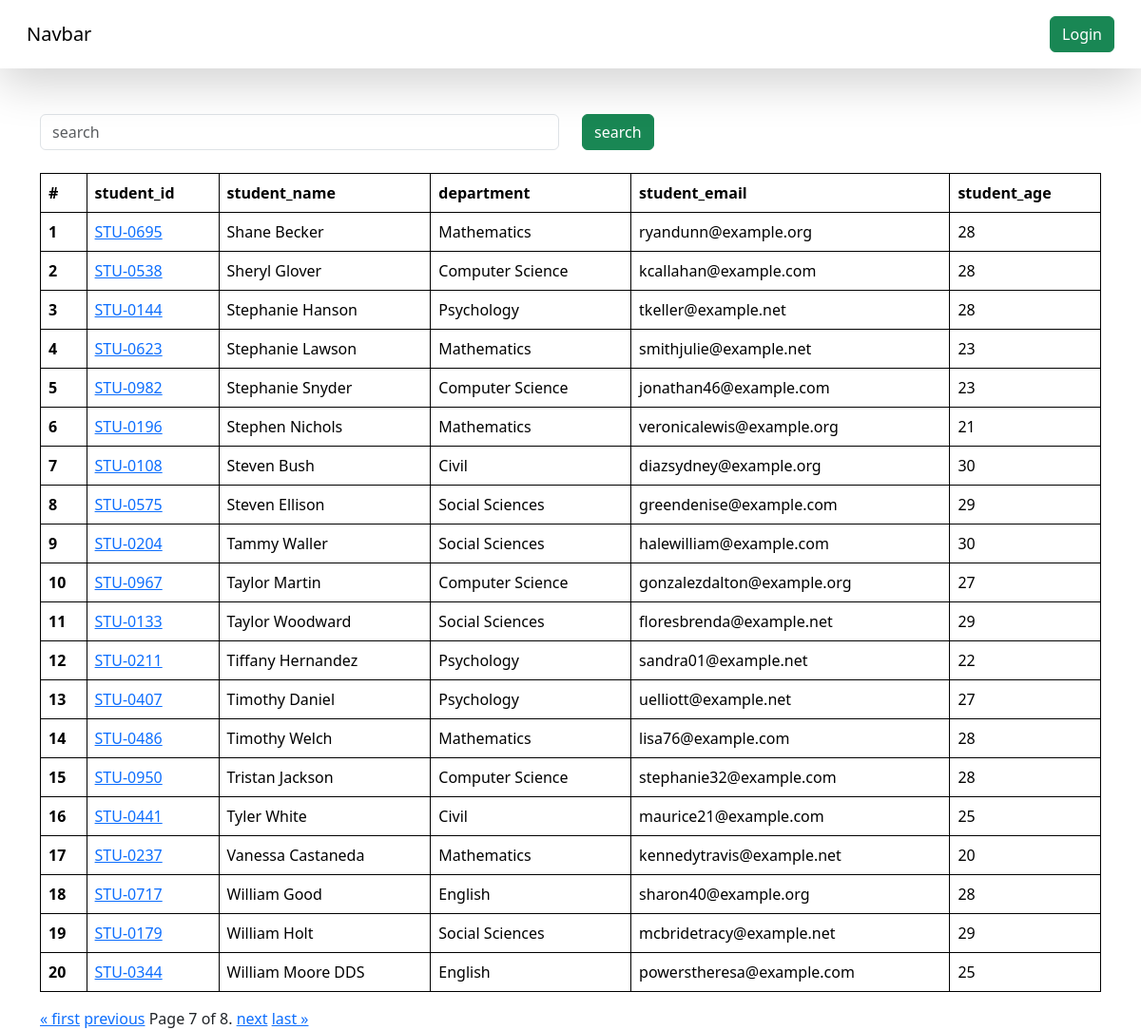
Screenshot of /students/?page=7 with the database file from the repository.
### vege/models.py (models this page shows, shortened)
class Student(models.Model):
    department = models.ForeignKey(Department, related_name='depart', on_delete=models.CASCADE)
    student_id = models.OneToOneField(StudentID, related_name='studentid', on_delete=models.CASCADE)
    student_name = models.CharField(max_length=100)
    student_email = models.EmailField(unique=True)
    student_age = models.IntegerField(default=18)
    student_address = models.TextField()
    is_deleted = models.BooleanField(default=False)
    objects = StudentManager()
    admin_objects = models.Manager()
    def __str__(self) -> str:
        return self.student_name
    class Meta:
        ordering = ['student_name']
        verbose_name = 'student'

class StudentID(models.Model):
    student_id = models.CharField(max_length=100)
    def __str__(self) -> str:
        return self.student_id

class Department(models.Model):
    department = models.CharField(max_length=100)
    class Meta:
        ordering = ['department']

### vege/views.py (the view, shortened to what this page needs)
# urls.py: path('students/', get_students , name="get_students"),
def get_students(request):
    queryset = Student.objects.all()
    paginator = Paginator(queryset, 20)
    page_number = request.GET.get("page", 1)
    page_obj = paginator.get_page(page_number)
    print(page_obj.object_list)
    return render(request, 'report/students.html', {'queryset':page_obj})

### vege/models.py (called while the page is built)
    def get_queryset(self):
        return super().get_queryset().filter(is_deleted = False)

### vege/templates/report/students.html
{% extends "base.html" %}
{% block start %}
<div class="container mt-5">
  <form class="mb-4">
  <div class="row">
    <div class="col-md-6">
      <input class="form-control" name="search" placeholder="search">
    </div>
    <div class="col-md-6">
      <button class="btn btn-success">search</button>
    </div>
  </div>
</form>
    <table class="table striped">
        <thead>
          <tr>
            <th scope="col">#</th>
            <th scope="col">student_id</th>
            <th scope="col">student_name</th>
            <th scope="col">department</th>
            <th scope="col">student_email</th>
            <th scope="col">student_age</th>
          </tr>
        </thead>
        <tbody>
          {% for student in queryset %}
          <tr>
            <th scope="row">{{forloop.counter}}</th>
            <td>
              <a href="{% url 'see_marks' student.student_id %}">
              {{student.student_id}}
            </a>
            </td>
            <td>{{student.student_name}}</td>
            <td>{{student.department.department}}</td>
            <td>{{student.student_email}}</td>
            <td>{{student.student_age}}</td>
          </tr>
          {% endfor %}
        </tbody>
    </table>
    <div class="pagination">
      <span class="step-links">
          {% if queryset.has_previous %}
              <a href="?page=1">&laquo; first</a>
              <a href="?page={{ queryset.previous_page_number }}">previous</a>
          {% endif %}
          <span class="current">
              Page {{ queryset.number }} of {{ queryset.paginator.num_pages }}.
          </span>
          {% if queryset.has_next %}
              <a href="?page={{ queryset.next_page_number }}">next</a>
              <a href="?page={{ queryset.paginator.num_pages }}">last &raquo;</a>
          {% endif %}
      </span>
  </div>
</div>
{% endblock %}

### home/templates/base.html (style rules this page uses)
table , th , td { border: 1px solid black; }

### rows the page displays
Student: student_id "STU-0695", student_name "Shane Becker", department.department "Mathematics", student_email "ryandunn@example.org", student_age "28"
Student: student_id "STU-0538", student_name "Sheryl Glover", department.department "Computer Science", student_email "kcallahan@example.com", student_age "28"
Student: student_id "STU-0144", student_name "Stephanie Hanson", department.department "Psychology", student_email "tkeller@example.net", student_age "28"
Student: student_id "STU-0623", student_name "Stephanie Lawson", department.department "Mathematics", student_email "smithjulie@example.net", student_age "23"
Student: student_id "STU-0982", student_name "Stephanie Snyder", department.department "Computer Science", student_email "jonathan46@example.com", student_age "23"
Student: student_id "STU-0196", student_name "Stephen Nichols", department.department "Mathematics", student_email "veronicalewis@example.org", student_age "21"
Student: student_id "STU-0108", student_name "Steven Bush", department.department "Civil", student_email "diazsydney@example.org", student_age "30"
Student: student_id "STU-0575", student_name "Steven Ellison", department.department "Social Sciences", student_email "greendenise@example.com", student_age "29"
Student: student_id "STU-0204", student_name "Tammy Waller", department.department "Social Sciences", student_email "halewilliam@example.com", student_age "30"
Student: student_id "STU-0967", student_name "Taylor Martin", department.department "Computer Science", student_email "gonzalezdalton@example.org", student_age "27"
Student: student_id "STU-0133", student_name "Taylor Woodward", department.department "Social Sciences", student_email "floresbrenda@example.net", student_age "29"
Student: student_id "STU-0211", student_name "Tiffany Hernandez", department.department "Psychology", student_email "sandra01@example.net", student_age "22"
Student: student_id "STU-0407", student_name "Timothy Daniel", department.department "Psychology", student_email "uelliott@example.net", student_age "27"
Student: student_id "STU-0486", student_name "Timothy Welch", department.department "Mathematics", student_email "lisa76@example.com", student_age "28"
Student: student_id "STU-0950", student_name "Tristan Jackson", department.department "Computer Science", student_email "stephanie32@example.com", student_age "28"
Student: student_id "STU-0441", student_name "Tyler White", department.department "Civil", student_email "maurice21@example.com", student_age "25"
Student: student_id "STU-0237", student_name "Vanessa Castaneda", department.department "Mathematics", student_email "kennedytravis@example.net", student_age "20"
Student: student_id "STU-0717", student_name "William Good", department.department "English", student_email "sharon40@example.org", student_age "28"
Student: student_id "STU-0179", student_name "William Holt", department.department "Social Sciences", student_email "mcbridetracy@example.net", student_age "29"
Student: student_id "STU-0344", student_name "William Moore DDS", department.department "English", student_email "powerstheresa@example.com", student_age "25"

### other values shown
{{ queryset.number }} "7"
{{ queryset.paginator.num_pages }} "8"
